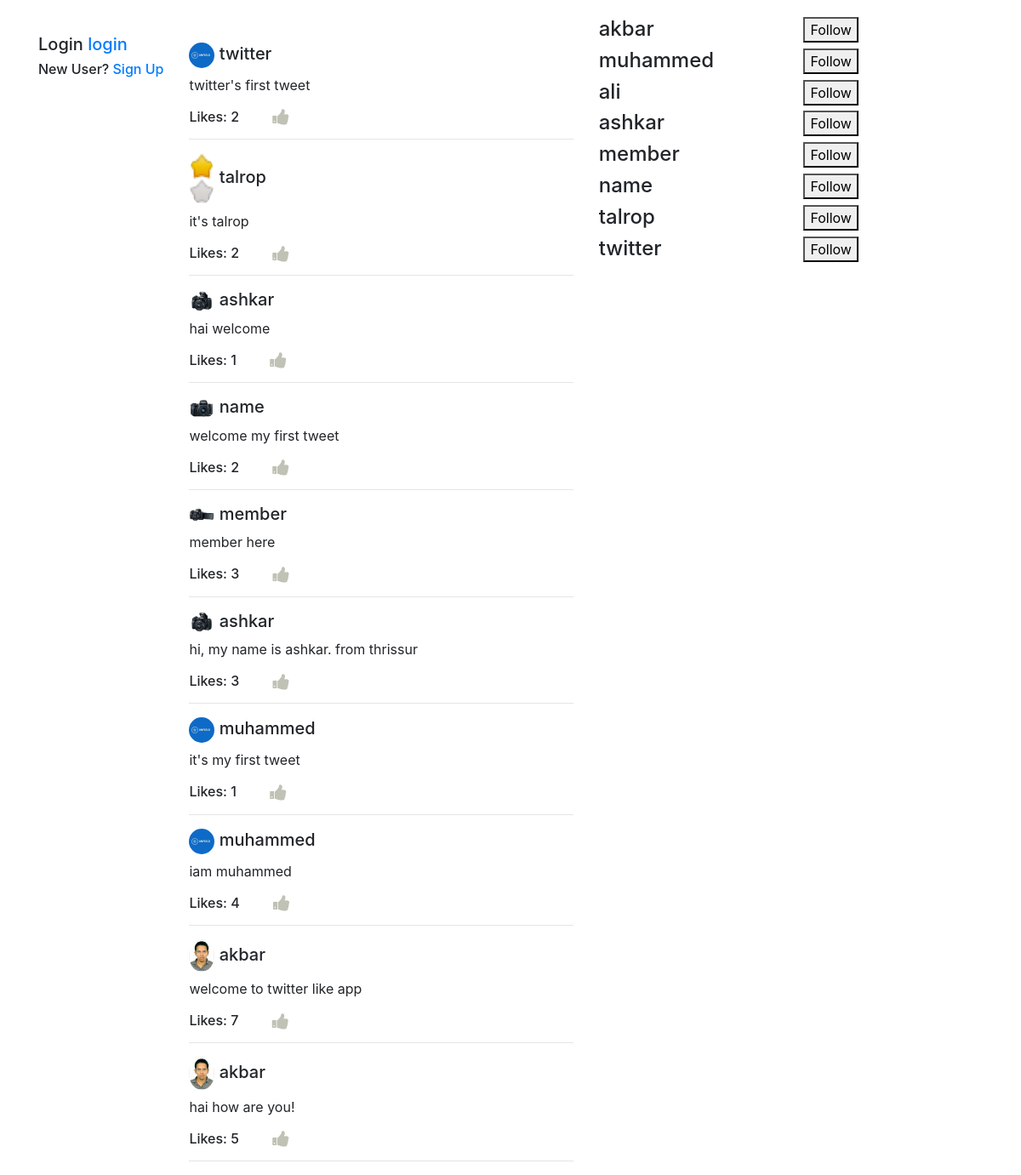
The page / on the database its author committed.
### twitter/models.py (models this page shows, shortened)
class ThoughtTweet(models.Model):
    user = models.ForeignKey(Profile, on_delete=models.CASCADE)
    tweet = models.TextField(max_length=255)
    likes = models.ManyToManyField(User,related_name='likes',blank=True)
    def total_likes(self):
        total = self.likes.count()
        return total

class Profile(models.Model):
    user = models.ForeignKey(User, on_delete=models.CASCADE)
    profile_pic = models.ImageField()

### twitter/views.py (the view, shortened to what this page needs)
# urls.py: path('', ThoughtSharing.as_view(), name = 'tweet'),
class ThoughtSharing(View):
    def get(self, *args, **kwargs):
        thoughts = ThoughtTweet.objects.order_by('-id')
        if self.request.user.is_authenticated :
            form = TweetForm()
            profile = Profile.objects.get(user=self.request.user)
        else:
            form = ''
            profile = ''
        users = Profile.objects.all()
        context = {
            'thoughts':thoughts,
            'form':form,
            'profile':profile,
            'users':users,
        }
        return render(self.request, "twitter/tweet.html", context)

### twitter/templates/twitter/tweet.html (shortened to what this page needs)
{% extends 'twitter/base.html' %} {% load crispy_forms_tags %} {% load static %}
{% block content %}
<div class="container">
  <div class="row">
    <div class="profile" style="margin-top: 40px;">
    <div class="col">
      {% if user.is_authenticated %}
      <h2>
        Welcome, <small>{{ user.username }}</small>!
      </h2>
      <img src="{{ profile.profile_pic.url }}"/>
      <button><a href="{% url 'logout' %}">logout</a></button>
      {% else %}
        <h5>Login  <a href="{% url 'login' %}">login</a></h5>
        <h6>New User? <a href="{% url 'signup' %}">Sign Up</a></h6>
      {% endif %}
    </div>
    </div>
    <div class="col">
        <div class="thoughts">
            {% for tweet in thoughts %}
                <h5><img src="{{ tweet.user.profile_pic.url }}"/> {{ tweet.user.user.username }}</h5>
                <p> {{ tweet.tweet }}</p>
                <h6>Likes: {{ tweet.total_likes }} <a href="{% url 'tweet_like' tweet.id %}">
                <span style="padding-left: 35px; color: #bfc2b4; cursor: pointer;">
                <i class="fa fa-thumbs-up fa-lg" aria-hidden="true"></i>
                </span></a></h6>
            <hr>
            {% endfor %}
        </div>
    </div>
    <div class="col">
        <div class="users" style="margin-top: 20px;">
        {% for user in users %}
        <div class=row>
            <div class="col">
                <h4>{{ user.user.username }}</h4>
            </div>
            <div class="col">
                <button>Follow</button>
            </div>
        </div>
        {% endfor %}
    </div>
    </div>
  </div>
</div>
{% endblock %}

### twitter/templates/twitter/base.html (shortened to what this page needs)
{% load static %}
<!DOCTYPE html>
<html lang="en">
<head>
  <link rel="stylesheet" href="https://stackpath.bootstrapcdn.com/bootstrap/4.4.1/css/bootstrap.min.css">
  <link rel="stylesheet" href="https://cdnjs.cloudflare.com/ajax/libs/font-awesome/4.7.0/css/font-awesome.min.css">
  <link rel="stylesheet" href="{% static 'css/style.css' %}">
</head>
<body>
      {% block content %}
      {% endblock %}
</body>
</html>

### static/css/style.css (style rules this page uses)
.thoughts img { width: 30px; border-radius: 100%; }

### rows shown on the page
ThoughtTweet: user.profile_pic (picture), user.user.username "twitter", tweet "twitter's first tweet", total_likes "2"
ThoughtTweet: user.profile_pic (picture), user.user.username "talrop", tweet "it's talrop", total_likes "2"
ThoughtTweet: user.profile_pic (picture), user.user.username "ashkar", tweet "hai welcome", total_likes "1"
ThoughtTweet: user.profile_pic (picture), user.user.username "name", tweet "welcome my first tweet", total_likes "2"
ThoughtTweet: user.profile_pic (picture), user.user.username "member", tweet "member here", total_likes "3"
ThoughtTweet: user.profile_pic (picture), user.user.username "ashkar", tweet "hi, my name is ashkar. from thrissur", total_likes "3"
ThoughtTweet: user.profile_pic (picture), user.user.username "muhammed", tweet "it's my first tweet", total_likes "1"
ThoughtTweet: user.profile_pic (picture), user.user.username "muhammed", tweet "iam muhammed", total_likes "4"
ThoughtTweet: user.profile_pic (picture), user.user.username "akbar", tweet "welcome to twitter like app", total_likes "7"
ThoughtTweet: user.profile_pic (picture), user.user.username "akbar", tweet "hai how are you!", total_likes "5"
Profile: user.username "akbar"
Profile: user.username "muhammed"
Profile: user.username "ali"
Profile: user.username "ashkar"
Profile: user.username "member"
Profile: user.username "name"
Profile: user.username "talrop"
Profile: user.username "twitter"
